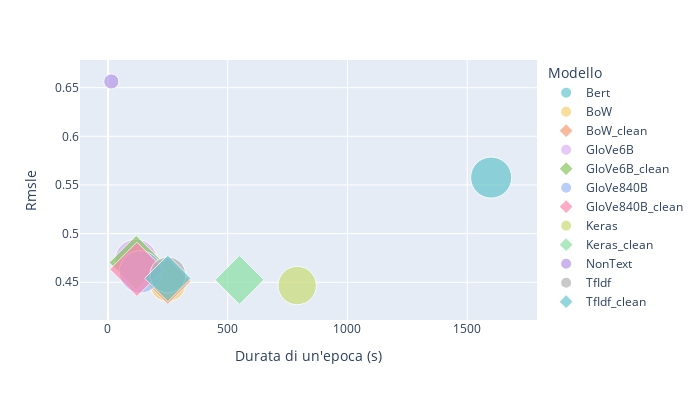

The cell this chart's notebook holds for it:
### Code cell
#df['trainparams_log2'] = df["trainparams"].apply(lambda x: np.log(x)**2)
fig = px.scatter(df, x="epochtime", y="rmsle", size='trainparams_log2',
                 text=None, color="model", width=700, height=400,
                 log_x=False, log_y=False, size_max=30,
                 labels={
                     "epochtime": "Durata di un'epoca (s)",
                     "rmsle": "Rmsle",
                     "model": "Modello"
                 },
                 color_discrete_sequence=px.colors.qualitative.Pastel
                #title="Rmsle in funzione della Durata di un epoca di training. La dimensione corrisponde ai Parametri Allenabili"
                )
#fig.update_layout(paper_bgcolor='rgba(0,0,0,0)',plot_bgcolor='rgba(0,0,0,0)')
#fig.update_traces(textposition='top center')
#fig.update_layout(showlegend=False)ù

for i in fig['data']:
    if re.match('.*_clean$', i['name']):
        i['marker']['symbol'] = 'diamond'
    else:
        i['marker']['symbol'] = 'circle'

# errore in funzione del tempo richiesto da una singola epoche.
# la dimensione corrisponde ai parametri trainabili dei modelli

fig.show()

### Figure 1 — Plotly figure (JSON) as saved in the notebook; plotly's stock layout.template omitted (floating-point values rounded to 4 significant figures)
{"data": [{"hovertemplate": "Modello=Bert<br>Durata di un'epoca (s)=%{x}<br>Rmsle=%{y}<br>totparams_log2=%{marker.size}<extra></extra>", "legendgroup": "Bert", "marker": {"color": "rgb(102, 197, 204)", "size": [324.5], "sizemode": "area", "sizeref": 0.3842, "symbol": "circle"}, "mode": "markers", "name": "Bert", "orientation": "v", "showlegend": true, "type": "scatter", "x": [1600], "xaxis": "x", "y": [0.5576], "yaxis": "y"}, {"hovertemplate": "Modello=BoW<br>Durata di un'epoca (s)=%{x}<br>Rmsle=%{y}<br>totparams_log2=%{marker.size}<extra></extra>", "legendgroup": "BoW", "marker": {"color": "rgb(246, 207, 113)", "size": [246.9], "sizemode": "area", "sizeref": 0.3842, "symbol": "circle"}, "mode": "markers", "name": "BoW", "orientation": "v", "showlegend": true, "type": "scatter", "x": [250], "xaxis": "x", "y": [0.4486], "yaxis": "y"}, {"hovertemplate": "Modello=BoW_clean<br>Durata di un'epoca (s)=%{x}<br>Rmsle=%{y}<br>totparams_log2=%{marker.size}<extra></extra>", "legendgroup": "BoW_clean", "marker": {"color": "rgb(248, 156, 116)", "size": [244.7], "sizemode": "area", "sizeref": 0.3842, "symbol": "diamond"}, "mode": "markers", "name": "BoW_clean", "orientation": "v", "showlegend": true, "type": "scatter", "x": [250], "xaxis": "x", "y": [0.451], "yaxis": "y"}, {"hovertemplate": "Modello=GloVe6B<br>Durata di un'epoca (s)=%{x}<br>Rmsle=%{y}<br>totparams_log2=%{marker.size}<extra></extra>", "legendgroup": "GloVe6B", "marker": {"color": "rgb(220, 176, 242)", "size": [345.8], "sizemode": "area", "sizeref": 0.3842, "symbol": "circle"}, "mode": "markers", "name": "GloVe6B", "orientation": "v", "showlegend": true, "type": "scatter", "x": [117], "xaxis": "x", "y": [0.4725], "yaxis": "y"}, {"hovertemplate": "Modello=GloVe6B_clean<br>Durata di un'epoca (s)=%{x}<br>Rmsle=%{y}<br>totparams_log2=%{marker.size}<extra></extra>", "legendgroup": "GloVe6B_clean", "marker": {"color": "rgb(135, 197, 95)", "size": [335.7], "sizemode": "area", "sizeref": 0.3842, "symbol": "diamond"}, "mode": "markers", "name": "GloVe6B_clean", "orientation": "v", "showlegend": true, "type": "scatter", "x": [118], "xaxis": "x", "y": [0.4702], "yaxis": "y"}, {"hovertemplate": "Modello=GloVe840B<br>Durata di un'epoca (s)=%{x}<br>Rmsle=%{y}<br>totparams_log2=%{marker.size}<extra></extra>", "legendgroup": "GloVe840B", "marker": {"color": "rgb(158, 185, 243)", "size": [345.8], "sizemode": "area", "sizeref": 0.3842, "symbol": "circle"}, "mode": "markers", "name": "GloVe840B", "orientation": "v", "showlegend": true, "type": "scatter", "x": [135], "xaxis": "x", "y": [0.4607], "yaxis": "y"}, {"hovertemplate": "Modello=GloVe840B_clean<br>Durata di un'epoca (s)=%{x}<br>Rmsle=%{y}<br>totparams_log2=%{marker.size}<extra></extra>", "legendgroup": "GloVe840B_clean", "marker": {"color": "rgb(254, 136, 177)", "size": [335.7], "sizemode": "area", "sizeref": 0.3842, "symbol": "diamond"}, "mode": "markers", "name": "GloVe840B_clean", "orientation": "v", "showlegend": true, "type": "scatter", "x": [121], "xaxis": "x", "y": [0.4633], "yaxis": "y"}, {"hovertemplate": "Modello=Keras<br>Durata di un'epoca (s)=%{x}<br>Rmsle=%{y}<br>totparams_log2=%{marker.size}<extra></extra>", "legendgroup": "Keras", "marker": {"color": "rgb(201, 219, 116)", "size": [282.4], "sizemode": "area", "sizeref": 0.3842, "symbol": "circle"}, "mode": "markers", "name": "Keras", "orientation": "v", "showlegend": true, "type": "scatter", "x": [790], "xaxis": "x", "y": [0.4466], "yaxis": "y"}, {"hovertemplate": "Modello=Keras_clean<br>Durata di un'epoca (s)=%{x}<br>Rmsle=%{y}<br>totparams_log2=%{marker.size}<extra></extra>", "legendgroup": "Keras_clean", "marker": {"color": "rgb(139, 224, 164)", "size": [273.3], "sizemode": "area", "sizeref": 0.3842, "symbol": "diamond"}, "mode": "markers", "name": "Keras_clean", "orientation": "v", "showlegend": true, "type": "scatter", "x": [549], "xaxis": "x", "y": [0.4525], "yaxis": "y"}, {"hovertemplate": "Modello=NonText<br>Durata di un'epoca (s)=%{x}<br>Rmsle=%{y}<br>totparams_log2=%{marker.size}<extra></extra>", "legendgroup": "NonText", "marker": {"color": "rgb(180, 151, 231)", "size": [44.16], "sizemode": "area", "sizeref": 0.3842, "symbol": "circle"}, "mode": "markers", "name": "NonText", "orientation": "v", "showlegend": true, "type": "scatter", "x": [14], "xaxis": "x", "y": [0.6563], "yaxis": "y"}, {"hovertemplate": "Modello=TfIdf<br>Durata di un'epoca (s)=%{x}<br>Rmsle=%{y}<br>totparams_log2=%{marker.size}<extra></extra>", "legendgroup": "TfIdf", "marker": {"color": "rgb(179, 179, 179)", "size": [246.9], "sizemode": "area", "sizeref": 0.3842, "symbol": "circle"}, "mode": "markers", "name": "TfIdf", "orientation": "v", "showlegend": true, "type": "scatter", "x": [250], "xaxis": "x", "y": [0.4576], "yaxis": "y"}, {"hovertemplate": "Modello=TfIdf_clean<br>Durata di un'epoca (s)=%{x}<br>Rmsle=%{y}<br>totparams_log2=%{marker.size}<extra></extra>", "legendgroup": "TfIdf_clean", "marker": {"color": "rgb(102, 197, 204)", "size": [244.7], "sizemode": "area", "sizeref": 0.3842, "symbol": "diamond"}, "mode": "markers", "name": "TfIdf_clean", "orientation": "v", "showlegend": true, "type": "scatter", "x": [250], "xaxis": "x", "y": [0.454], "yaxis": "y"}], "layout": {"height": 400, "legend": {"itemsizing": "constant", "title": {"text": "Modello"}, "tracegroupgap": 0}, "margin": {"t": 60}, "width": 700, "xaxis": {"anchor": "y", "domain": [0, 1], "title": {"text": "Durata di un'epoca (s)"}}, "yaxis": {"anchor": "x", "domain": [0, 1], "title": {"text": "Rmsle"}}}}
